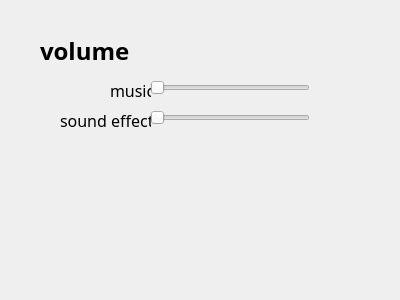
<?xml version="1.0" encoding="UTF-8"?>
<ui version="4.0">
 <class>settings</class>
 <widget class="QDialog" name="settings">
  <property name="geometry">
   <rect>
    <x>0</x>
    <y>0</y>
    <width>400</width>
    <height>300</height>
   </rect>
  </property>
  <property name="windowTitle">
   <string>Dialog</string>
  </property>
  <widget class="QSlider" name="Slider_music">
   <property name="geometry">
    <rect>
     <x>150</x>
     <y>80</y>
     <width>160</width>
     <height>16</height>
    </rect>
   </property>
   <property name="orientation">
    <enum>Qt::Horizontal</enum>
   </property>
  </widget>
  <widget class="QSlider" name="Slider_effect">
   <property name="geometry">
    <rect>
     <x>150</x>
     <y>110</y>
     <width>160</width>
     <height>16</height>
    </rect>
   </property>
   <property name="orientation">
    <enum>Qt::Horizontal</enum>
   </property>
  </widget>
  <widget class="QLabel" name="label">
   <property name="geometry">
    <rect>
     <x>110</x>
     <y>80</y>
     <width>41</width>
     <height>21</height>
    </rect>
   </property>
   <property name="font">
    <font>
     <family>Cascadia Code</family>
     <pointsize>12</pointsize>
    </font>
   </property>
   <property name="text">
    <string>music</string>
   </property>
  </widget>
  <widget class="QLabel" name="label_2">
   <property name="geometry">
    <rect>
     <x>60</x>
     <y>110</y>
     <width>91</width>
     <height>20</height>
    </rect>
   </property>
   <property name="font">
    <font>
     <family>Cascadia Code</family>
     <pointsize>12</pointsize>
    </font>
   </property>
   <property name="text">
    <string>sound effect</string>
   </property>
  </widget>
  <widget class="QLabel" name="label_3">
   <property name="geometry">
    <rect>
     <x>40</x>
     <y>30</y>
     <width>101</width>
     <height>41</height>
    </rect>
   </property>
   <property name="font">
    <font>
     <family>Cascadia Code</family>
     <pointsize>18</pointsize>
     <bold>true</bold>
    </font>
   </property>
   <property name="text">
    <string>volume</string>
   </property>
  </widget>
 </widget>
 <resources/>
 <connections/>
</ui>
